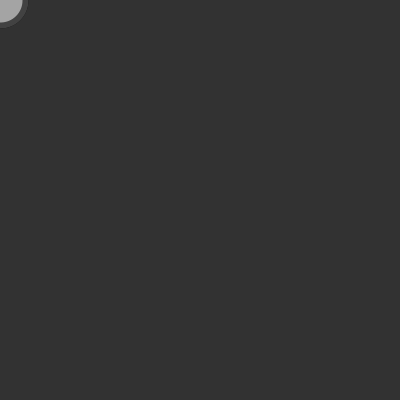
Frame 1 (no input)
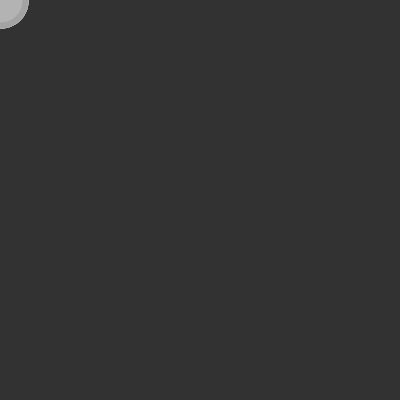
Frame 60 (the mouse pressed at the canvas centre just before this capture)
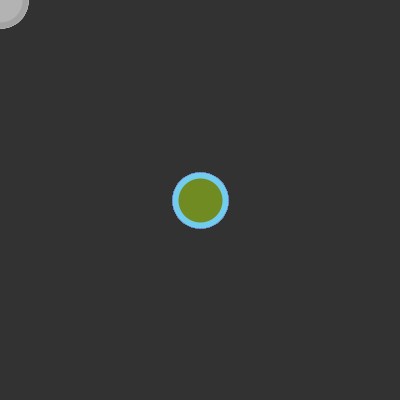
Frame 120 (the mouse held since frame 60 and released just before this capture)

The Processing sketch that drew these frames (run headless with seeded random() and noise(); from frame 60 on, the mouse is pressed at the canvas centre):

// Processing sketch: processing_69596
// ── processing_69596.pde

//Sarah Anderson, seanders
//HW4
//Copyright Sarah Anderson CMU 2012 All Rights Reserved
//when the mouse is moved, greyscale circles are drawn across the screen
//if the mouse button is held, the circles become color
//if the mouse button is released, the circles go back to greyscale
//if any printed keyboard key is pressed, the screen gets reset
float x, y, di;

void setup()
{
size(400,400);
smooth();
background(50);
x=0;
y=0;
di=50;
}

void draw()
{
strokeWeight(6);
fill(255);
ellipse(mouseX,mouseY,di, di);
if (mousePressed){
  fill(random(255),random(255),random(255));
  stroke(random(255),random(255),random(255));
  ellipse(mouseX,mouseY,di, di);
  }else{
  fill(random(255)); 
  stroke(random(255));
  ellipse(mouseX,mouseY, di, di);
  }
if (keyPressed){
   background(50);
  }
}
